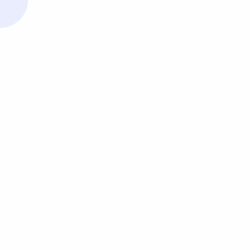
Frame 1 (no input)
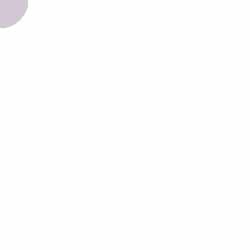
Frame 60 (the mouse pressed at the canvas centre just before this capture)
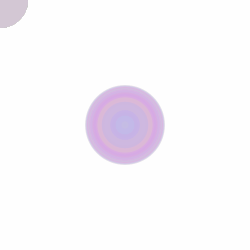
Frame 120 (the mouse held since frame 60 and released just before this capture)

The Processing sketch that drew these frames (run headless with seeded random() and noise(); from frame 60 on, the mouse is pressed at the canvas centre):

// Processing sketch: processing_94347
// ── processing_94347.pde

int counter;

void setup() {  //setup function called initially, only once
  size(250, 250);
  background(254);  //set background black
  colorMode(HSB);   //set colors to Hue, Saturation, Brightness mode
  counter = 0;
}

void draw() {  //draw function loops 
  counter++;
  noStroke();
  fill(random(255),100,255,50);
  
  if(mousePressed == false) { //add some interaction
    ellipse(mouseX, mouseY, 56, 56);
  }
  else {
    ellipse(width/2, height/2, 80*sin(counter), 80*sin(counter));
  }
}
